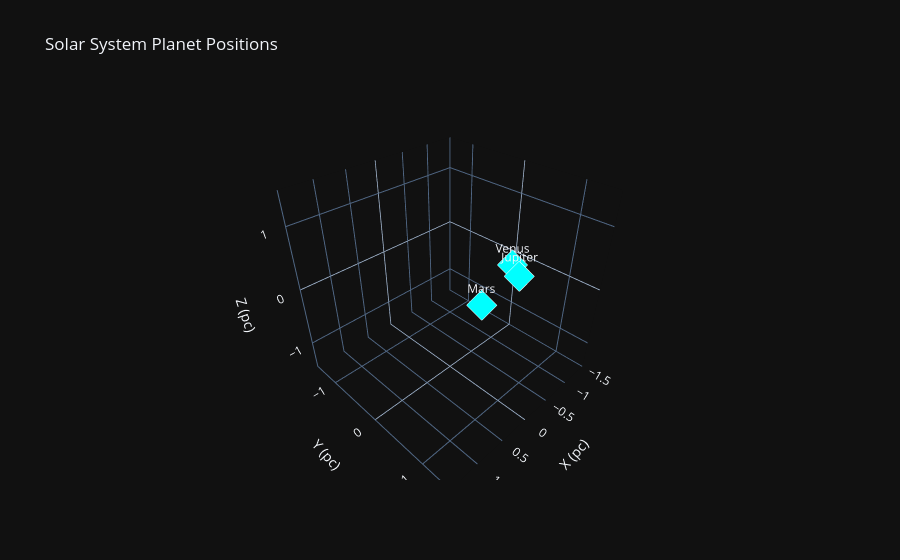

The notebook cell this image was saved under:
### Code cell
from astroquery.jplhorizons import Horizons
from astropy.coordinates import SkyCoord
from astropy.time import Time
import astropy.units as u
import pandas as pd
import plotly.graph_objects as go

print("🪐 Fetching real-time planet positions from NASA JPL...")

# 1. Fetch planet coordinates from NASA using a Julian Date
jd_today = Time.now().jd
planet_ids = {'Venus': '299', 'Mars': '499', 'Jupiter': '599'}
planet_data = []

for name, pid in planet_ids.items():
    obj = Horizons(id=pid, location='500', epochs=jd_today)
    el = obj.ephemerides()
    
    ra_val = el['RA'][0]
    dec_val = el['DEC'][0]
    
    p_coord = SkyCoord(ra=ra_val*u.deg, dec=dec_val*u.deg, distance=1*u.pc)
    
    planet_data.append({
        'name': name,
        'x': p_coord.cartesian.x.value,
        'y': p_coord.cartesian.y.value,
        'z': p_coord.cartesian.z.value
    })

df_planets = pd.DataFrame(planet_data)

# FIX: Define 'fig' explicitly so Python recognizes it!
fig = go.Figure()

# 2. Add the planets as a bright layer
fig.add_trace(go.Scatter3d(
    x=df_planets['x'],
    y=df_planets['y'],
    z=df_planets['z'],
    mode='markers+text',
    text=df_planets['name'],
    textposition="top center",
    marker=dict(
        size=10,
        color='cyan',  # Neon cyan color
        symbol='diamond', 
        line=dict(color='white', width=1)
    ),
    hoverinfo='text'
))

# 3. Apply a clean dark theme layout matching your cosmic theme
fig.update_layout(
    title="Solar System Planet Positions",
    template="plotly_dark",
    scene=dict(
        xaxis=dict(title='X (pc)', range=[-1.5, 1.5]),
        yaxis=dict(title='Y (pc)', range=[-1.5, 1.5]),
        zaxis=dict(title='Z (pc)', range=[-1.5, 1.5])
    )
)

print("✅ Solar system layer successfully injected!")
fig.show()

### Figure 1 — Plotly figure (JSON) as saved in the notebook; plotly's stock layout.template omitted (floating-point values rounded to 4 significant figures)
{"data": [{"hoverinfo": "text", "marker": {"color": "cyan", "line": {"color": "white", "width": 1}, "size": 10, "symbol": "diamond"}, "mode": "markers+text", "text": ["Venus", "Mars", "Jupiter"], "textposition": "top center", "type": "scatter3d", "x": [-0.9084, 0.3266, -0.5417], "y": [0.3749, 0.8681, 0.768], "z": [0.1852, 0.3738, 0.3416]}], "layout": {"scene": {"xaxis": {"range": [-1.5, 1.5], "title": {"text": "X (pc)"}}, "yaxis": {"range": [-1.5, 1.5], "title": {"text": "Y (pc)"}}, "zaxis": {"range": [-1.5, 1.5], "title": {"text": "Z (pc)"}}}, "title": {"text": "Solar System Planet Positions"}}}
